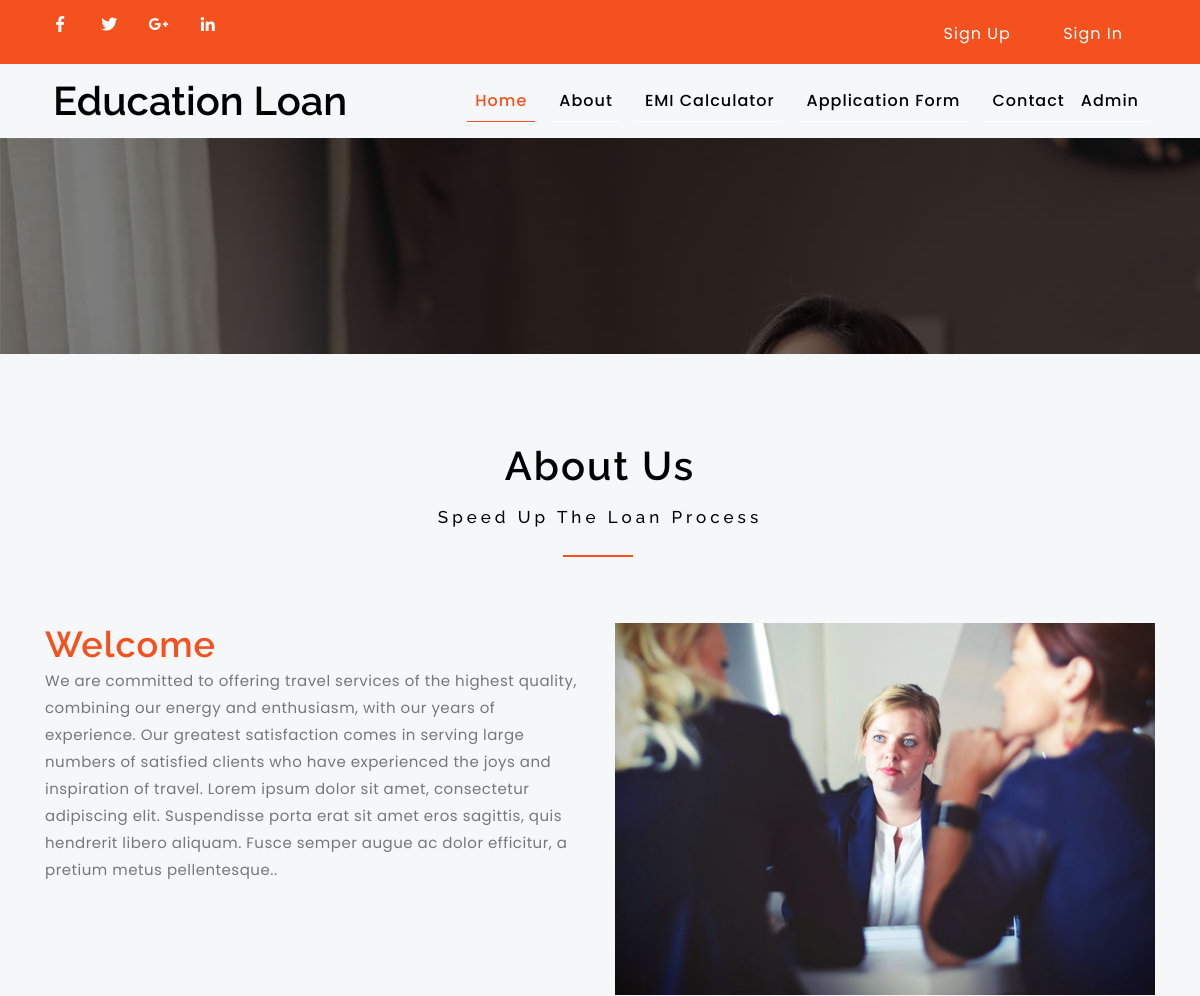
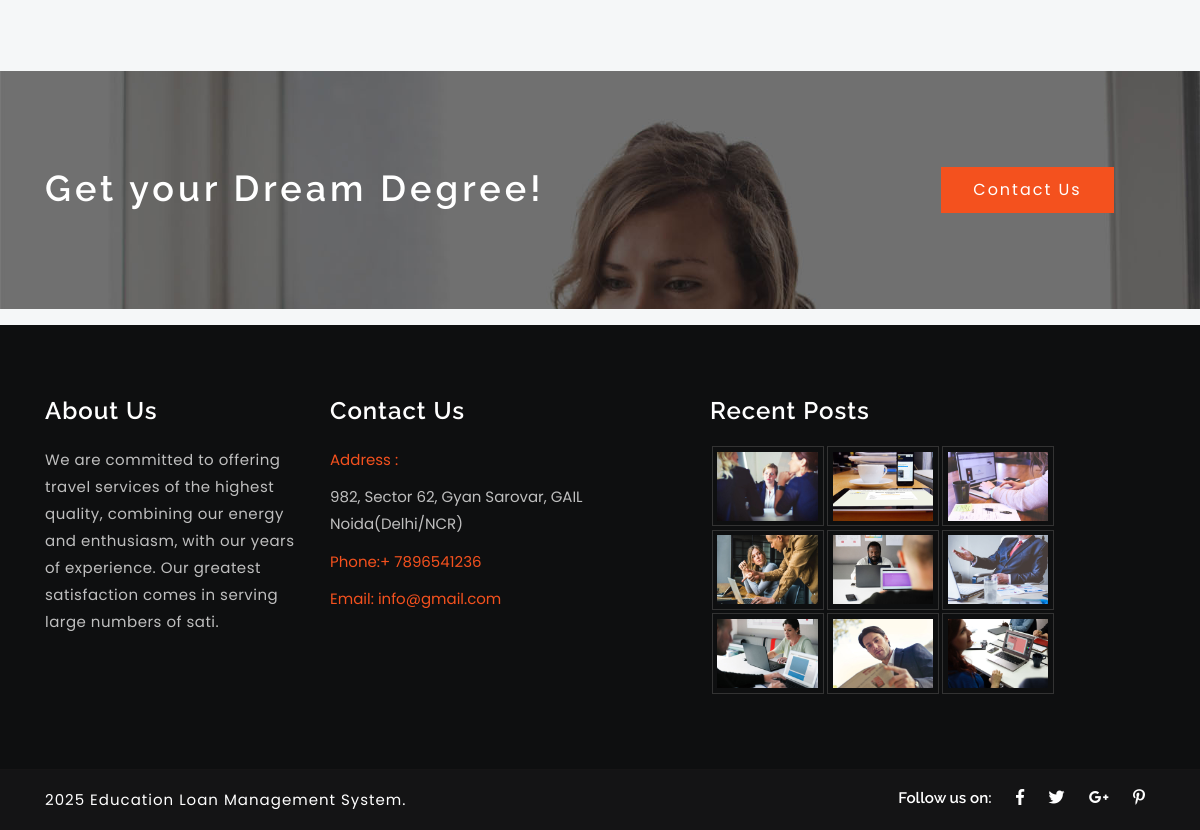
Page /about.php on the committed database (2 pictures, top to bottom).
### tables this page shows
CREATE TABLE `tblpage` (
  `ID` int(10) NOT NULL,
  `PageType` varchar(200) DEFAULT NULL,
  `PageTitle` mediumtext DEFAULT NULL,
  `PageDescription` mediumtext DEFAULT NULL,
  `Email` varchar(200) DEFAULT NULL,
  `MobileNumber` bigint(10) DEFAULT NULL,
  `UpdationDate` date DEFAULT NULL
);

### about.php (the view, shortened to what this page needs)
<?php
include('includes/dbconnection.php');
?>
<!DOCTYPE HTML>
<html lang="zxx">
<head>
	<link href="css/bootstrap.css" rel='stylesheet' type='text/css' />
	<link href="css/style.css" rel='stylesheet' type='text/css' />
	<link href="css/fontawesome-all.min.css" rel="stylesheet">
</head>
<body>
	<?php include_once('includes/header.php');?>
	<section class="banner-1">
	</section>
	<section class="welcome py-5">
		<div class="container py-md-4 mt-md-3">
			<h2 class="heading-agileinfo">About Us <span>Speed Up the Loan Process</span></h2>
			<div class="row about-tp mt-md-5 pt-5">
				<div class="col-lg-6 welcome-left">
					<h3>Welcome</h3>
					<?php
$sql="SELECT * from tblpage where PageType='aboutus'";
$query = $dbh -> prepare($sql);
$query->execute();
$results=$query->fetchAll(PDO::FETCH_OBJ);
$cnt=1;
if($query->rowCount() > 0)
{
foreach($results as $row)
{               ?>
					<p><?php  echo htmlentities($row->PageDescription);?>.</p> <?php $cnt=$cnt+1;}} ?>
				</div>
				<div class="col-lg-6 welcome-right">
					<div class="welcome-right-top">
						<img src="images/g1.jpg" alt="" class="img-fluid">
					</div>
				</div>
			</div>
		</div>
	</section>
	<section class="w3layouts_bottom">
	<div class="container">
		<div class="row">
			<div class="col-lg-9 w3layouts_getin_info">
				<h3>Get your Dream Degree!</h3>
			</div>
			<div class="col-lg-3 w3layouts_getin">
				<a href="contact.php">Contact Us</a>
			</div>
		</div>
	</div>
</section>
<?php include_once('includes/footer.php');?>
</body>
</html>

### includes/header.php (shortened to what this page needs)
<header>
<div class="top">
    <div class="container">
      <div class="t-op row">
        <div class="col-sm-6 top-middle">
          <ul>
            <li><a href="#"><i class="fab fa-facebook-f"></i></a></li>
            <li><a href="#"><i class="fab fa-twitter"></i></a></li>
            <li><a href="#"><i class="fab fa-google-plus-g"></i></a></li>
            <li><a href="#"><i class="fab fa-linkedin-in"></i></a></li>
          </ul>
        </div>
        <div class="col-sm-6 top-left">
          <ul>
            <?php if (strlen($_SESSION['hlmsuid']==0)) {?>
             <li class="nav-item  mr-3">
            <a class="nav-link" href="sign-up.php" style="color:#fff;">Sign Up</a>
          </li>
            <li class="nav-item  mr-3">
            <a class="nav-link" href="sign-in.php" style="color:#fff;">Sign In</a>
          </li><?php } ?>
          </ul>
        </div>
      </div>
    </div>
  </div>
  <div class="container">
    <nav class="navbar navbar-expand-lg navbar-light">
      <h1>
        <a class="navbar-brand text-capitalize" href="index.php">
          Education Loan
        </a>
      </h1>
      <div class="collapse navbar-collapse" id="navbarSupportedContent">
        <ul class="navbar-nav text-center  ml-lg-auto">
          <li class="nav-item active  mr-3">
            <a class="nav-link" href="index.php">Home
            </a>
          </li>
          <li class="nav-item  mr-3">
            <a class="nav-link" href="about.php">About</a>
          </li>
          <li class="nav-item  mr-3">
            <a class="nav-link" href="emicalculator.php">EMI Calculator</a>
          </li>
           <li class="nav-item  mr-3">
            <a class="nav-link" href="application-form.php">Application Form</a>
          </li>
          <li class="nav-item">
            <a class="nav-link" href="contact.php">contact</a>
          </li>
             <?php if (strlen($_SESSION['hlmsuid']==0)) {?>
          <li class="nav-item">
            <a class="nav-link" href="admin/login.php">Admin</a>
          </li>
        <?php } ?>
        </ul>
      </div>
    </nav>
  </div>
</header>

### includes/footer.php (shortened to what this page needs)
    <footer>
        <div class="container py-md-4 mt-md-3">
            <div class="row footer-top-w3layouts-agile py-5">
                <div class="col-lg-3 col-md-6 col-sm-6 footer-grid">
                    <?php
$sql="SELECT * from tblpage where PageType='aboutus'";
$query = $dbh -> prepare($sql);
$query->execute();
$results=$query->fetchAll(PDO::FETCH_OBJ);
$cnt=1;
if($query->rowCount() > 0)
{
foreach($results as $row)
{               ?>
                    <div class="footer-title">
                        <h3><?php  echo htmlentities($row->PageTitle);?></h3>
                    </div>
                    <div class="footer-text">
                        <p><?php  echo htmlentities(substr($row->PageDescription,0,200));?>.</p>
                    </div>
                <?php $cnt=$cnt+1;}} ?></div>
                <div class="col-lg-4 col-md-6 col-sm-6 footer-grid">
                    <?php
$sql="SELECT * from tblpage where PageType='contactus'";
$query = $dbh -> prepare($sql);
$query->execute();
$results=$query->fetchAll(PDO::FETCH_OBJ);
$cnt=1;
if($query->rowCount() > 0)
{
foreach($results as $row)
{               ?>
<div class="footer-title">
                        <h3><?php  echo htmlentities($row->PageTitle);?></h3>
                    </div>
                    <div class="footer-office-hour">
                        <ul>
                            <li class="hd">Address :</li>
                            <li><?php  echo htmlentities($row->PageDescription);?></li>
                        </ul>
                        <ul>
                            <li class="hd">Phone:+ <?php  echo htmlentities($row->MobileNumber);?></li>
                            <li class="hd">Email:
                               <?php  echo htmlentities($row->Email);?>
                            </li>
                        </ul>
                    </div>
                <?php $cnt=$cnt+1;}} ?></div>
                <div class="col-lg-4 col-md-6 col-sm-6 footer-grid">
                    <div class="footer-title">
                    <h3>Recent Posts</h3>
                    </div>
                    <div class="footer-list">
                        <div class="flickr-grid">
                            <a href="#" data-toggle="modal" data-target="#myModal">
                                <img src="images/g1.jpg" class="img-fluid" alt=" ">
                            </a>
                        </div>
                        <div class="flickr-grid">
                            <a href="#" data-toggle="modal" data-target="#myModal">
                                <img src="images/g2.jpg" class="img-fluid" alt=" ">
                            </a>
                        </div>
                        <div class="flickr-grid">
                            <a href="#" data-toggle="modal" data-target="#myModal">
                                <img src="images/g3.jpg" class="img-fluid" alt=" ">
                            </a>
                        </div>
                        <div class="flickr-grid">
                            <a href="#" data-toggle="modal" data-target="#myModal">
                                <img src="images/g4.jpg" class="img-fluid" alt=" ">
                            </a>
                        </div>
                        <div class="flickr-grid">
                            <a href="#" data-toggle="modal" data-target="#myModal">
                                <img src="images/g5.jpg" class="img-fluid" alt=" ">
                            </a>
                        </div>
                        <div class="flickr-grid">
                            <a href="#" data-toggle="modal" data-target="#myModal">
                                <img src="images/g6.jpg" class="img-fluid" alt=" ">
                            </a>
                        </div>
                        <div class="flickr-grid">
                            <a href="#" data-toggle="modal" data-target="#myModal">
                                <img src="images/g7.jpg" class="img-fluid" alt=" ">
                            </a>
                        </div>
                        <div class="flickr-grid">
                            <a href="#" data-toggle="modal" data-target="#myModal">
                                <img src="images/g9.jpg" class="img-fluid" alt=" ">
                            </a>
                        </div>
                        <div class="flickr-grid">
                            <a href="#" data-toggle="modal" data-target="#myModal">
                                <img src="images/g8.jpg" class="img-fluid" alt=" ">
                            </a>
                        </div>
                    </div>
                </div>
            </div>
        </div>
    </footer>
    <div class="copyright py-3">
        <div class="container">
            <div class="copyrighttop">
                <ul>
                    <li>
                        <h4>Follow us on:</h4>
                    </li>
                    <li>
                        <a class="facebook" href="#">
                            <i class="fab fa-facebook-f"></i>
                        </a>
                    </li>
                    <li>
                        <a class="facebook" href="#">
                            <i class="fab fa-twitter"></i>
                        </a>
                    </li>
                    <li>
                        <a class="facebook" href="#">
                            <i class="fab fa-google-plus-g"></i>
                        </a>
                    </li>
                    <li>
                        <a class="facebook" href="#">
                            <i class="fab fa-pinterest-p"></i>
                        </a>
                    </li>
                </ul>
            </div>
            <div class="copyrightbottom">
                <p>2025 Education Loan Management System.
                </p>
            </div>
            <div class="clearfix"></div>
        </div>
    </div>

### css/style.css (style rules this page uses)
html, body { font-family: 'Poppins', sans-serif; font-size: 100%; overflow-x: hidden; background:#f5f7f8; }
body a { transition: 0.5s all ease; -webkit-transition: 0.5s all ease; -moz-transition: 0.5s all ease; -o-transition: 0.5s all ease; -ms-transition: 0.5s all ease; text-decoration: none; }
h1, h2, h3, h4, h5, h6 { margin: 0; font-weight: 600; font-family: 'Raleway', sans-serif; }
p { line-height: 1.8; font-size: 15px; color: #333; letter-spacing: 0.5px; }
ul { margin: 0; padding: 0; }
li { list-style-type: none; }
.navbar-light .navbar-brand { font-size: 1em; color: #000; }
.navbar-light .navbar-nav .nav-link { font-weight: 500; text-transform: capitalize; color: #000; letter-spacing: 1px; border-bottom: 1px solid #fff; }
.navbar-light .navbar-nav .nav-link:hover, .navbar-light .navbar-nav .nav-link:focus, .navbar-light .navbar-nav .show>.nav-link, .navbar-light .navbar-nav .active>.nav-link, .navbar-light .navbar-nav .nav-link.show, .navbar-light .navbar-nav .nav-link.active { color: #f4511e; border-bottom: 1px solid #f4511e; }
.top-middle li { display: inline-block; }
.top .top-middle, .top .top-right { padding: 0px; }
.top .top-left { padding: 4px 0 0; text-align: right; }
.top-left li { display: inline-block; color:#fff; margin-right: 0em; letter-spacing: 1px; }
.top { padding: 10px 0; background: #f4511e; }
.top-middle { text-align: left; }
.top-middle li { margin-right: 15px; }
.top-middle i.fab.fa-facebook-f { font-size: 16px; text-align: center; line-height: 29px; width: 30px; height: 30px; }
.top-middle i.fab.fa-twitter { font-size: 16px; text-align: center; line-height: 29px; width: 30px; height: 30px; }
.top-middle i.fab.fa-google-plus-g { font-size: 16px; text-align: center; line-height: 29px; width: 30px; height: 30px; }
.top-middle i.fab.fa-linkedin-in { font-size: 16px; text-align: center; line-height: 29px; width: 30px; height: 30px; }
.top-middle i.fab { color: #fff; transition: 0.5s all; -webkit-transition: 0.5s all; -moz-transition: 0.5s all; -o-transition: 0.5s all; -ms-transition: 0.5s all; }
.t-op.row { margin: 0; }
.navbar { padding: 0.5rem 0.5rem; }
.heading-agileinfo { font-weight: 600; letter-spacing: 2px; font-size: 40px; text-align: center; color: #000; text-transform: capitalize; position: relative; margin-top: 0; }
.heading-agileinfo span { display: block; font-size: 17px!important; margin-top: 1em; letter-spacing: 4px; text-transform: capitalize; color: #000000; font-weight: 500; }
.heading-agileinfo span:after { content: ''; background:#f4511e; height: 2px; width: 70px; position: absolute; top: 132%; right: 47%; }
footer { background-color: #0e0f10; }
footer h3 { font-size: 1.5em; color: #ffffff; margin-bottom: 20px; letter-spacing: 1px; }
footer p { color: #bfbfbf; font-size: 15px; line-height: 1.8em; }
footer ul li { display: block; color: #bfbfbf; font-weight: 400; font-size: 15px; line-height: 1.8em; margin: 0.7em 0; }
footer ul li.hd { color: #f4511e ; }
.flickr-grid { float: left; width: 32%; margin: 0 0.1em .2em; }
.flickr-grid a img { width: 100%; padding: 0.3em; border: 1px solid #333333; }
.copyright ul li { display: inline-block; padding: 0 10px; }
a.facebook { color: #fff; font-size: 16px; }
.copyrighttop { float: right; }
.copyrightbottom { float: left; }
.copyright { background: #141415; color: #fff; border-top: 1px solid rgba(25, 24, 24, 0.58); }
.copyrightbottom p { color: #fff; letter-spacing: 1px; font-size: 15px; line-height: 28px; margin-bottom: 0; }
.copyrighttop h4 { font-size: 0.95em; }
.banner-1 { background: url(../images/bg2.jpg)no-repeat; height: 18vw; }
.w3layouts_bottom { background:url(../images/bg3.jpg) no-repeat 0px 0px; text-align: center; background-size: cover; -webkit-background-size: cover; -moz-background-size: cover; -o-background-size: cover; -ms-background-size: cover; padding:6em 0; }
.w3layouts_getin_info h3 { color: #fff; letter-spacing: 4px; font-size: 36px; text-align: left; }
.w3layouts_getin a { font-size: 1em; color: #fff; background:#f4511e; padding: 0.7em 2em; letter-spacing: 2px; display: inline-block; }
.welcome-left h3 { color:#f4511e; font-size: 36px; letter-spacing: 1px; }
.welcome-left p { font-size: 15px; color: #777; line-height: 1.8em; }

### rows in the picture
tblpage: PageDescription "We are committed to offering travel services of the highest quality, combining our energy and enthusiasm, with our years of experience. Our greatest satisfaction comes in serving large numbers of satisfied clients who have experienced the joys and inspiration of travel. Lorem ipsum dolor sit amet, consectetur adipiscing elit. Suspendisse porta erat sit amet eros sagittis, quis hendrerit libero aliquam. Fusce semper augue ac dolor efficitur, a pretium metus pellentesque.", PageTitle "About Us", PageDescription "We are committed to offering travel services of the highest quality, combining our energy and enthusiasm, with our years of experience. Our greatest satisfaction comes in serving large numbers of sati"
tblpage: PageTitle "Contact Us", PageDescription "982, Sector 62, Gyan Sarovar, GAIL Noida(Delhi/NCR)", MobileNumber "7896541236", Email "info@gmail.com"
